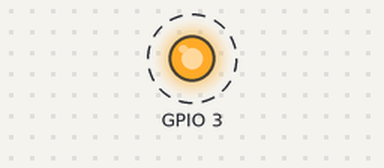
Recording of a program running on a simulated Raspberry Pi (BCM pin numbers). On the bench: output pins drawn as LEDs (lit = HIGH). Dashed ring = blinking.

Above: at 0.5 s.
Timing chart, 0 to 4.6 s (numbered marks = the images above):
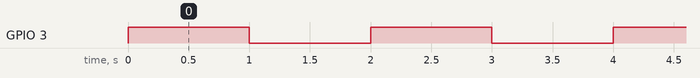

The program:

FlashingLED.py
```python
import RPi.GPIO as GPIO  #import GPIO library
import time

GPIO.setwarnings(False)
#GPIO.setmode(GPIO.BOARD)
GPIO.setmode(GPIO.BCM)
#GPIO.setup(3, GIPO.IN)
GPIO.setup(3, GPIO.OUT)

try:
    while True:
        GPIO.output(3, 1)    #turn on the LED
        time.sleep(1)
        GPIO.output(3, 0)    #turn off the LED
        time.sleep(1)

except KeyboardInterrupt:
    GPIO.cleanup()
```

Measured:
- by itself, GPIO 3: alternates HIGH for 1.0 s and LOW for 1.0 s
